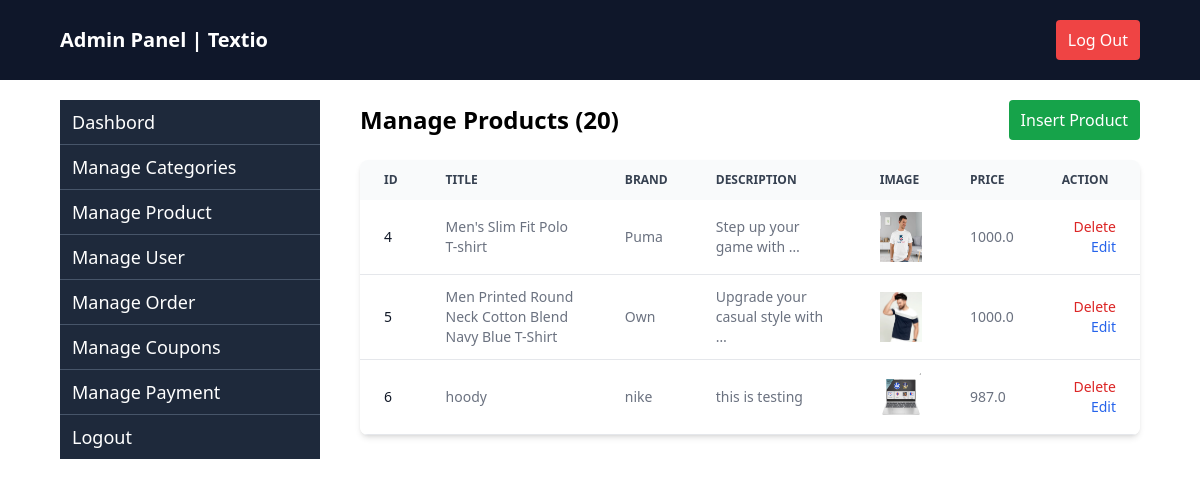
The page /manage-product/ on the database its author committed.
### apptextio/models.py (models this page shows, shortened)
class Product(models.Model):
    category = models.ForeignKey(Category, on_delete=models.CASCADE)
    brand = models.CharField(max_length=50)
    title = models.CharField(max_length=200)
    image = models.ImageField(upload_to="photo/")
    description = models.TextField()
    price = models.FloatField(default=0)
    dis_price = models.FloatField(default=None, blank=True, null=True)
    size = models.ManyToManyField(SizeVariant, related_name="products", blank=True)

### apptextio/admin_views.py (the view)
# urls.py: path("manage-product/",manageproduct,name="manageproduct"),
def manageproduct(request):
  products = Product.objects.all()
  return render(request,"admin/manage_products.html",{"products":products})

### apptextio/templates/admin/manage_products.html
{% extends "admin/admin_base.html" %}
{% block content %}
<div class="flex flex-1 justify-between items-center">
    <h2 class="text-2xl font-semibold ">Manage Products (20)</h2>
    <a href="{% url 'insert-product' %}" class="text-white bg-green-600 px-3 py-2 rounded">Insert Product</a>
</div>
<div class="relative overflow-x-auto shadow-md sm:rounded-lg mt-5">
    <table class="w-full text-sm text-left rtl:text-right text-gray-500 dark:text-gray-400">
        <thead class="text-xs text-gray-700 uppercase bg-gray-50 dark:bg-gray-700 dark:text-gray-400">
            <tr>
                <th scope="col" class="px-6 py-3">
                    Id
                </th>
                <th scope="col" class="px-6 py-3">Title</th>
                <th scope="col" class="px-6 py-3">Brand</th>
                <th scope="col" class="px-6 py-3">Description</th>
                <th scope="col" class="px-6 py-3">Image</th>
                <th scope="col" class="px-6 py-3">price</th>
                <th scope="col" class="px-6 py-3 text-right pr-[5%]">
                    Action
                </th>
            </tr>
        </thead>
        <tbody>
            {% for product in products %}
            <tr class="bg-white border-b dark:bg-gray-800 dark:border-gray-700 hover:bg-gray-50 dark:hover:bg-gray-600">
                <th scope="row" class="px-6 py-3 font-medium text-gray-900 whitespace-nowrap dark:text-white">
                    {{ product.id }}
                </th>
                <td class="px-6 py-3 text-sm">{{product.title}}</td>
                <td class="px-6 py-3 text-sm">{{product.brand}}</td>
                <td class="px-6 py-3 text-sm ">{{ product.description|truncatewords:5 }}</td>
                <td class="px-6 py-3 text-sm"> <img src="{{product.image.url}}" alt="" class="size-[50px]"> </td>
                <td class="px-6 py-3 text-sm">{{product.price }}</td>
                <td class="px-6 py-3 text-right space-x-4">
                    <a href="{% url 'deleteproduct' product.id %}"
                        class="font-medium text-red-600 dark:text-red-500 hover:underline">Delete</a>
                    <a href=""
                        class="font-medium text-blue-600 dark:text-blue-500 hover:underline">Edit</a>
                </td>
            </tr>
            {% empty %}
            <tr>
                <td colspan="3" class="px-6 py-4 text-center text-gray-500 dark:text-gray-400">
                    No categories found.
                </td>
            </tr>
            {% endfor %}
        </tbody>
    </table>
</div>
{% endblock %}

### rows shown on the page
Product: id "4", title "Men's Slim Fit Polo T-shirt", brand "Puma", description "Step up your game with …", image (picture), price "1000.0"
Product: id "5", title "Men Printed Round Neck Cotton Blend Navy Blue T-Shirt", brand "Own", description "Upgrade your casual style with …", image (picture), price "1000.0"
Product: id "6", title "hoody", brand "nike", description "this is testing", image (picture), price "987.0"
